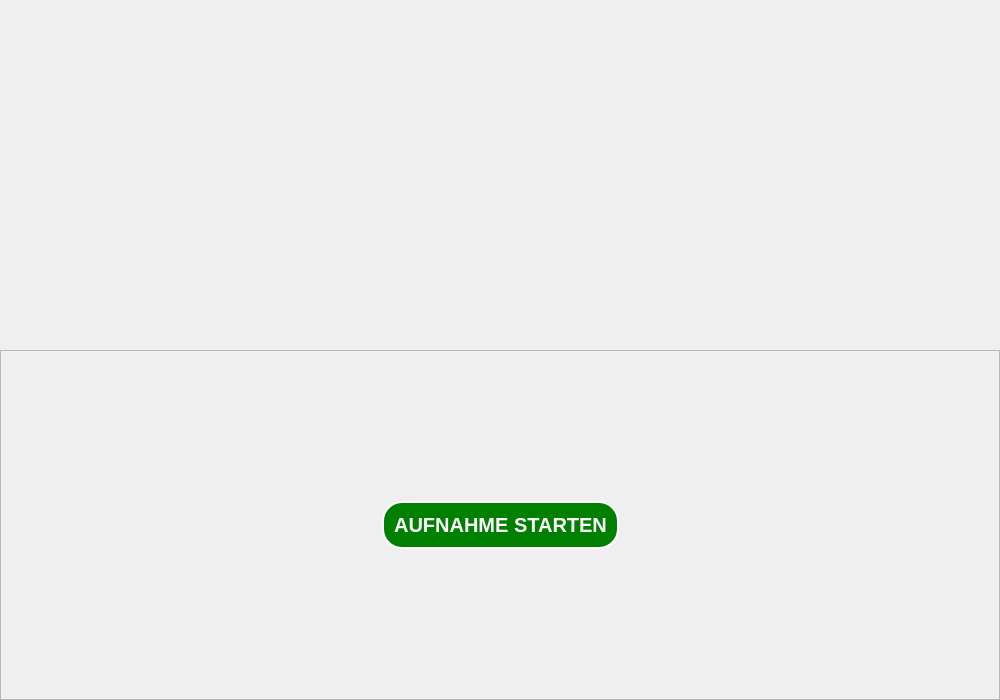
<?xml version="1.0" encoding="UTF-8"?>
<ui version="4.0">
 <class>LfbRegenerationWildlifeImpactDialogBase</class>
 <widget class="QDialog" name="LfbRegenerationWildlifeImpactDialogBase">
  <property name="geometry">
   <rect>
    <x>0</x>
    <y>0</y>
    <width>1000</width>
    <height>700</height>
   </rect>
  </property>
  <property name="sizePolicy">
   <sizepolicy hsizetype="MinimumExpanding" vsizetype="Fixed">
    <horstretch>1</horstretch>
    <verstretch>0</verstretch>
   </sizepolicy>
  </property>
  <property name="minimumSize">
   <size>
    <width>600</width>
    <height>300</height>
   </size>
  </property>
  <property name="windowTitle">
   <string>FIM - Forest Inventory and Monitoring</string>
  </property>
  <property name="sizeGripEnabled">
   <bool>false</bool>
  </property>
  <layout class="QGridLayout" name="gridLayout">
   <property name="leftMargin">
    <number>0</number>
   </property>
   <property name="topMargin">
    <number>0</number>
   </property>
   <property name="rightMargin">
    <number>0</number>
   </property>
   <property name="bottomMargin">
    <number>0</number>
   </property>
   <property name="spacing">
    <number>0</number>
   </property>
   <item row="2" column="0">
    <widget class="QTabWidget" name="lfbTabWidget">
     <property name="sizePolicy">
      <sizepolicy hsizetype="Expanding" vsizetype="MinimumExpanding">
       <horstretch>0</horstretch>
       <verstretch>2</verstretch>
      </sizepolicy>
     </property>
     <property name="minimumSize">
      <size>
       <width>0</width>
       <height>0</height>
      </size>
     </property>
     <property name="font">
      <font>
       <pointsize>15</pointsize>
      </font>
     </property>
     <property name="layoutDirection">
      <enum>Qt::LeftToRight</enum>
     </property>
     <property name="styleSheet">
      <string notr="true">QTabBar{
    alignment: center;
    background-color: #222;
    padding: 0px;
    margin: 0px;
    border: none;
    qproperty-drawBase: 0;
    border-top: 0px;
}
QTabBar::tab {
    background-color: #555;
	border: 1px solid #555;
	width: 32px;
    height: 32px;
    margin: 0px 5px 0 5px;
    border-radius: 10px;
    padding: 3px;
    text-align: center;
 	border-bottom-left-radius: 0px;
    border-bottom-right-radius: 0px;
	border-bottom: none;
}
QTabBar::tab:enabled{
    background-color: #555;
}
QTabBar::tab:selected{
    color: black;
    background-color: #eee;
}
QTabWidget::pane { border: 0; }</string>
     </property>
     <property name="tabPosition">
      <enum>QTabWidget::North</enum>
     </property>
     <property name="currentIndex">
      <number>-1</number>
     </property>
     <property name="iconSize">
      <size>
       <width>32</width>
       <height>32</height>
      </size>
     </property>
     <property name="elideMode">
      <enum>Qt::ElideNone</enum>
     </property>
     <property name="documentMode">
      <bool>true</bool>
     </property>
     <property name="movable">
      <bool>false</bool>
     </property>
    </widget>
   </item>
   <item row="3" column="0">
    <widget class="QScrollArea" name="lfbHomeScreen">
     <property name="sizePolicy">
      <sizepolicy hsizetype="Expanding" vsizetype="MinimumExpanding">
       <horstretch>0</horstretch>
       <verstretch>2</verstretch>
      </sizepolicy>
     </property>
     <property name="styleSheet">
      <string notr="true">margin:0;
padding:0;</string>
     </property>
     <property name="widgetResizable">
      <bool>true</bool>
     </property>
     <widget class="QWidget" name="scrollAreaWidgetContents">
      <property name="geometry">
       <rect>
        <x>0</x>
        <y>0</y>
        <width>998</width>
        <height>347</height>
       </rect>
      </property>
      <property name="sizePolicy">
       <sizepolicy hsizetype="MinimumExpanding" vsizetype="MinimumExpanding">
        <horstretch>0</horstretch>
        <verstretch>0</verstretch>
       </sizepolicy>
      </property>
      <layout class="QVBoxLayout" name="verticalLayout">
       <property name="spacing">
        <number>0</number>
       </property>
       <item>
        <widget class="QWidget" name="lfbHeadline" native="true">
         <property name="sizePolicy">
          <sizepolicy hsizetype="Preferred" vsizetype="Fixed">
           <horstretch>0</horstretch>
           <verstretch>0</verstretch>
          </sizepolicy>
         </property>
         <layout class="QVBoxLayout" name="_2">
          <property name="topMargin">
           <number>0</number>
          </property>
          <property name="bottomMargin">
           <number>10</number>
          </property>
          <item>
           <layout class="QHBoxLayout" name="horizontalLayout">
            <property name="spacing">
             <number>0</number>
            </property>
            <property name="leftMargin">
             <number>0</number>
            </property>
            <property name="topMargin">
             <number>0</number>
            </property>
            <item>
             <spacer name="horizontalSpacer">
              <property name="orientation">
               <enum>Qt::Horizontal</enum>
              </property>
              <property name="sizeHint" stdset="0">
               <size>
                <width>40</width>
                <height>20</height>
               </size>
              </property>
             </spacer>
            </item>
            <item>
             <widget class="QPushButton" name="lfbNewEntry">
              <property name="font">
               <font>
                <pointsize>15</pointsize>
                <weight>75</weight>
                <bold>true</bold>
               </font>
              </property>
              <property name="cursor">
               <cursorShape>PointingHandCursor</cursorShape>
              </property>
              <property name="styleSheet">
               <string notr="true">QPushButton{
	border-radius: 20px;
	border: 2px solid #333;
	color: #555;
	margin: 10px 0px 0px;
	padding: 10px;
}
QPushButton:hover{
	background-color: yellow;
}
QPushButton:enabled{
	border-radius: 20px;
	border: 2px solid #fff;
	background-color: green;
	color: #fff;
}</string>
              </property>
              <property name="text">
               <string>AUFNAHME STARTEN</string>
              </property>
             </widget>
            </item>
            <item>
             <spacer name="horizontalSpacer_3">
              <property name="orientation">
               <enum>Qt::Horizontal</enum>
              </property>
              <property name="sizeHint" stdset="0">
               <size>
                <width>40</width>
                <height>20</height>
               </size>
              </property>
             </spacer>
            </item>
           </layout>
          </item>
         </layout>
        </widget>
       </item>
       <item>
        <layout class="QVBoxLayout" name="lfbHomeInputs">
         <property name="spacing">
          <number>0</number>
         </property>
        </layout>
       </item>
      </layout>
     </widget>
    </widget>
   </item>
   <item row="1" column="0">
    <layout class="QVBoxLayout" name="lfbMain">
     <property name="spacing">
      <number>0</number>
     </property>
     <property name="topMargin">
      <number>0</number>
     </property>
    </layout>
   </item>
  </layout>
 </widget>
 <resources/>
 <connections/>
</ui>
